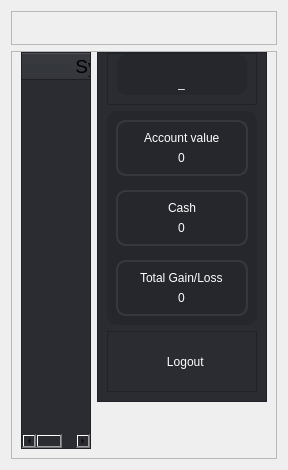
                               <widget class="QWidget" name="scrollAreaWidgetContents">
                                <property name="geometry">
                                 <rect>
                                  <x>0</x>
                                  <y>0</y>
                                  <width>285</width>
                                  <height>470</height>
                                 </rect>
                                </property>
                                <layout class="QVBoxLayout" name="verticalLayout_121">
                                 <item>
                                  <widget class="QFrame" name="frame_9">
                                   <property name="frameShape">
                                    <enum>QFrame::StyledPanel</enum>
                                   </property>
                                   <property name="frameShadow">
                                    <enum>QFrame::Raised</enum>
                                   </property>
                                   <layout class="QVBoxLayout" name="verticalLayout_156">
                                    <item>
                                     <widget class="QLabel" name="label_18">
                                      <property name="text">
                                       <string/>
                                      </property>
                                     </widget>
                                    </item>
                                   </layout>
                                  </widget>
                                 </item>
                                 <item>
                                  <widget class="QFrame" name="frame">
                                   <property name="styleSheet">
                                    <string notr="true"/>
                                   </property>
                                   <property name="frameShape">
                                    <enum>QFrame::StyledPanel</enum>
                                   </property>
                                   <property name="frameShadow">
                                    <enum>QFrame::Raised</enum>
                                   </property>
                                   <layout class="QHBoxLayout" name="horizontalLayout_26">
                                    <property name="topMargin">
                                     <number>0</number>
                                    </property>
                                    <item>
                                     <widget class="QTableWidget" name="tableWidget">
                                      <property name="maximumSize">
                                       <size>
                                        <width>16777215</width>
                                        <height>16777215</height>
                                       </size>
                                      </property>
                                      <property name="font">
                                       <font>
                                        <family>MS Shell Dlg 2</family>
                                        <pointsize>10</pointsize>
                                        <weight>50</weight>
                                        <italic>false</italic>
                                        <bold>false</bold>
                                       </font>
                                      </property>
                                      <property name="styleSheet">
                                       <string notr="true">font: 10pt &quot;MS Shell Dlg 2&quot;;
background-color: rgb(42, 44, 50);


</string>
                                      </property>
                                      <property name="showGrid">
                                       <bool>true</bool>
                                      </property>
                                      <attribute name="horizontalHeaderCascadingSectionResizes">
                                       <bool>false</bool>
                                      </attribute>
                                      <attribute name="horizontalHeaderDefaultSectionSize">
                                       <number>170</number>
                                      </attribute>
                                      <attribute name="horizontalHeaderHighlightSections">
                                       <bool>true</bool>
                                      </attribute>
                                      <attribute name="horizontalHeaderShowSortIndicator" stdset="0">
                                       <bool>false</bool>
                                      </attribute>
                                      <attribute name="verticalHeaderVisible">
                                       <bool>false</bool>
                                      </attribute>
                                      <attribute name="verticalHeaderShowSortIndicator" stdset="0">
                                       <bool>false</bool>
                                      </attribute>
                                      <column>
                                       <property name="text">
                                        <string>Symbol</string>
                                       </property>
                                       <property name="font">
                                        <font>
                                         <pointsize>14</pointsize>
                                        </font>
                                       </property>
                                       <property name="background">
                                        <color>
                                         <red>255</red>
                                         <green>255</green>
                                         <blue>255</blue>
                                        </color>
                                       </property>
                                       <property name="foreground">
                                        <brush brushstyle="SolidPattern">
                                         <color alpha="255">
                                          <red>0</red>
                                          <green>0</green>
                                          <blue>0</blue>
                                         </color>
                                        </brush>
                                       </property>
                                      </column>
                                      <column>
                                       <property name="text">
                                        <string>Full Name</string>
                                       </property>
                                       <property name="font">
                                        <font>
                                         <pointsize>14</pointsize>
                                        </font>
                                       </property>
                                      </column>
                                      <column>
                                       <property name="text">
                                        <string>Current price</string>
                                       </property>
                                       <property name="font">
                                        <font>
                                         <pointsize>14</pointsize>
                                        </font>
                                       </property>
                                      </column>
                                      <column>
                                       <property name="text">
                                        <string>Today's change</string>
                                       </property>
                                       <property name="font">
                                        <font>
                                         <pointsize>14</pointsize>
                                        </font>
                                       </property>
                                      </column>
                                      <column>
                                       <property name="text">
                                        <string>Purchase price</string>
                                       </property>
                                       <property name="font">
                                        <font>
                                         <pointsize>14</pointsize>
                                        </font>
                                       </property>
                                      </column>
                                      <column>
                                       <property name="text">
                                        <string>Quantity</string>
                                       </property>
                                       <property name="font">
                                        <font>
                                         <pointsize>14</pointsize>
                                        </font>
                                       </property>
                                      </column>
                                      <column>
                                       <property name="text">
                                        <string>Total value</string>
                                       </property>
                                       <property name="font">
                                        <font>
                                         <pointsize>14</pointsize>
                                        </font>
                                       </property>
                                      </column>
                                     </widget>
                                    </item>
                                    <item alignment="Qt::AlignTop">
                                     <widget class="QFrame" name="frame_75">
                                      <property name="styleSheet">
                                       <string notr="true">background-color: rgb(42, 44, 50);
</string>
                                      </property>
                                      <property name="frameShape">
                                       <enum>QFrame::StyledPanel</enum>
                                      </property>
                                      <property name="frameShadow">
                                       <enum>QFrame::Raised</enum>
                                      </property>
                                      <layout class="QVBoxLayout" name="verticalLayout_122">
                                       <property name="topMargin">
                                        <number>0</number>
                                       </property>
                                       <item>
                                        <widget class="QFrame" name="frame_79">
                                         <property name="sizePolicy">
                                          <sizepolicy hsizetype="Preferred" vsizetype="Preferred">
                                           <horstretch>0</horstretch>
                                           <verstretch>0</verstretch>
                                          </sizepolicy>
                                         </property>
                                         <property name="styleSheet">
                                          <string notr="true">background-color: rgb(42, 44, 50);
</string>
                                         </property>
                                         <property name="frameShape">
                                          <enum>QFrame::StyledPanel</enum>
                                         </property>
                                         <property name="frameShadow">
                                          <enum>QFrame::Raised</enum>
                                         </property>
                                         <layout class="QVBoxLayout" name="verticalLayout_157">
                                          <property name="leftMargin">
                                           <number>9</number>
                                          </property>
                                          <property name="topMargin">
                                           <number>0</number>
                                          </property>
                                          <property name="rightMargin">
                                           <number>9</number>
                                          </property>
                                          <item alignment="Qt::AlignTop">
                                           <widget class="QFrame" name="frame_77">
                                            <property name="styleSheet">
                                             <string notr="true">background-color: rgb(37, 39, 44);
color: rgb(255, 255, 255);
font: 12pt &quot;MS Shell Dlg 2&quot;;
border-radius:10px;</string>
                                            </property>
                                            <property name="frameShape">
                                             <enum>QFrame::Box</enum>
                                            </property>
                                            <property name="frameShadow">
                                             <enum>QFrame::Raised</enum>
                                            </property>
                                            <layout class="QVBoxLayout" name="verticalLayout_119">
                                             <property name="spacing">
                                              <number>3</number>
                                             </property>
                                             <property name="leftMargin">
                                              <number>10</number>
                                             </property>
                                             <property name="topMargin">
                                              <number>5</number>
                                             </property>
                                             <property name="rightMargin">
                                              <number>10</number>
                                             </property>
                                             <property name="bottomMargin">
                                              <number>5</number>
                                             </property>
                                             <item>
                                              <widget class="QPushButton" name="simulator_user_icon_btn">
                                               <property name="text">
                                                <string/>
                                               </property>
                                               <property name="icon">
                                                <iconset resource="icons.qrc">
                                                 <normaloff>:/icons/icons/user.svg</normaloff>:/icons/icons/user.svg</iconset>
                                               </property>
                                               <property name="iconSize">
                                                <size>
                                                 <width>64</width>
                                                 <height>64</height>
                                                </size>
                                               </property>
                                               <property name="autoDefault">
                                                <bool>true</bool>
                                               </property>
                                               <property name="default">
                                                <bool>false</bool>
                                               </property>
                                               <property name="flat">
                                                <bool>true</bool>
                                               </property>
                                              </widget>
                                             </item>
                                             <item alignment="Qt::AlignHCenter">
                                              <widget class="QLabel" name="stock_simulator_username_label">
                                               <property name="styleSheet">
                                                <string notr="true">font: 75 16pt &quot;MS Shell Dlg 2&quot;;</string>
                                               </property>
                                               <property name="text">
                                                <string>_</string>
                                               </property>
                                              </widget>
                                             </item>
                                            </layout>
                                           </widget>
                                          </item>
                                         </layout>
                                        </widget>
                                       </item>
                                       <item>
                                        <widget class="QFrame" name="frame_110">
                                         <property name="styleSheet">
                                          <string notr="true">background-color: rgb(37, 39, 44);
color: rgb(255, 255, 255);
font: 12pt &quot;MS Shell Dlg 2&quot;;
border-radius:10px;</string>
                                         </property>
                                         <property name="frameShape">
                                          <enum>QFrame::Box</enum>
                                         </property>
                                         <property name="frameShadow">
                                          <enum>QFrame::Raised</enum>
                                         </property>
                                         <layout class="QVBoxLayout" name="verticalLayout_151">
                                          <property name="spacing">
                                           <number>14</number>
                                          </property>
                                          <item>
                                           <widget class="QFrame" name="frame_115">
                                            <property name="styleSheet">
                                             <string notr="true">border:none;
border:2px solid rgb(53, 56, 63);</string>
                                            </property>
                                            <property name="frameShape">
                                             <enum>QFrame::Box</enum>
                                            </property>
                                            <property name="frameShadow">
                                             <enum>QFrame::Raised</enum>
                                            </property>
                                            <layout class="QGridLayout" name="gridLayout_12">
                                             <item row="0" column="0" alignment="Qt::AlignHCenter">
                                              <widget class="QLabel" name="label_27">
                                               <property name="styleSheet">
                                                <string notr="true">border:none;
</string>
                                               </property>
                                               <property name="text">
                                                <string>Account value</string>
                                               </property>
                                              </widget>
                                             </item>
                                             <item row="1" column="0" alignment="Qt::AlignHCenter">
                                              <widget class="QLabel" name="stock_simulator_account_value_label">
                                               <property name="styleSheet">
                                                <string notr="true">border:none;
</string>
                                               </property>
                                               <property name="text">
                                                <string>0</string>
                                               </property>
                                              </widget>
                                             </item>
                                            </layout>
                                           </widget>
                                          </item>
                                          <item>
                                           <widget class="QFrame" name="frame_116">
                                            <property name="styleSheet">
                                             <string notr="true">border:none;
border:2px solid rgb(53, 56, 63);</string>
                                            </property>
                                            <property name="frameShape">
                                             <enum>QFrame::Box</enum>
                                            </property>
                                            <property name="frameShadow">
                                             <enum>QFrame::Raised</enum>
                                            </property>
                                            <layout class="QGridLayout" name="gridLayout_13">
                                             <item row="0" column="0" alignment="Qt::AlignHCenter">
                                              <widget class="QLabel" name="label_33">
                                               <property name="styleSheet">
                                                <string notr="true">border:none;
</string>
                                               </property>
                                               <property name="text">
                                                <string>Cash</string>
                                               </property>
                                              </widget>
                                             </item>
                                             <item row="1" column="0" alignment="Qt::AlignHCenter">
                                              <widget class="QLabel" name="stock_simulator_cash_amount_label">
                                               <property name="styleSheet">
                                                <string notr="true">border:none;
</string>
                                               </property>
                                               <property name="text">
                                                <string>0</string>
                                               </property>
                                              </widget>
                                             </item>
                                            </layout>
                                           </widget>
                                          </item>
                                          <item>
                                           <widget class="QFrame" name="frame_117">
                                            <property name="styleSheet">
                                             <string notr="true">border:none;
border:2px solid rgb(53, 56, 63);</string>
                                            </property>
                                            <property name="frameShape">
                                             <enum>QFrame::Box</enum>
                                            </property>
                                            <property name="frameShadow">
                                             <enum>QFrame::Raised</enum>
                                            </property>
                                            <layout class="QVBoxLayout" name="verticalLayout_154">
                                             <item alignment="Qt::AlignHCenter">
                                              <widget class="QLabel" name="label_34">
                                               <property name="styleSheet">
                                                <string notr="true">border:none;
</string>
                                               </property>
                                               <property name="text">
                                                <string>Total Gain/Loss</string>
                                               </property>
                                              </widget>
                                             </item>
                                             <item alignment="Qt::AlignHCenter">
                                              <widget class="QLabel" name="stock_simulator_gainloss_label">
                                               <property name="styleSheet">
                                                <string notr="true">border:none;
</string>
                                               </property>
                                               <property name="text">
                                                <string>0</string>
                                               </property>
                                              </widget>
                                             </item>
                                            </layout>
                                           </widget>
                                          </item>
                                         </layout>
                                        </widget>
                                       </item>
                                       <item>
                                        <widget class="QFrame" name="frame_118">
                                         <property name="styleSheet">
                                          <string notr="true">#stock_simulator_logout_btn{
border:none;
border-radius:10px;
color:rgb(255, 255, 255);
font:14pt &quot;MS Shell Dlg 2&quot;;
}
#stock_simulator_logout_btn::hover{
	background-color: rgb(59, 62, 70);
}
#stock_simulator_logout_btn::pressed{
	border:2px solid rgb(42, 44, 50);
	background-color: rgb(70, 73, 83);
}</string>
                                         </property>
                                         <property name="frameShape">
                                          <enum>QFrame::StyledPanel</enum>
                                         </property>
                                         <property name="frameShadow">
                                          <enum>QFrame::Raised</enum>
                                         </property>
                                         <layout class="QVBoxLayout" name="verticalLayout_155">
                                          <item alignment="Qt::AlignHCenter">
                                           <widget class="QPushButton" name="stock_simulator_logout_btn">
                                            <property name="minimumSize">
                                             <size>
                                              <width>130</width>
                                              <height>41</height>
                                             </size>
                                            </property>
                                            <property name="cursor">
                                             <cursorShape>PointingHandCursor</cursorShape>
                                            </property>
                                            <property name="text">
                                             <string>  Logout</string>
                                            </property>
                                            <property name="icon">
                                             <iconset resource="icons.qrc">
                                              <normaloff>:/icons/icons/log-out.svg</normaloff>:/icons/icons/log-out.svg</iconset>
                                            </property>
                                            <property name="iconSize">
                                             <size>
                                              <width>32</width>
                                              <height>32</height>
                                             </size>
                                            </property>
                                            <property name="flat">
                                             <bool>true</bool>
                                            </property>
                                           </widget>
                                          </item>
                                         </layout>
                                        </widget>
                                       </item>
                                      </layout>
                                     </widget>
                                    </item>
                                   </layout>
                                  </widget>
                                 </item>
                                </layout>
                               </widget>
